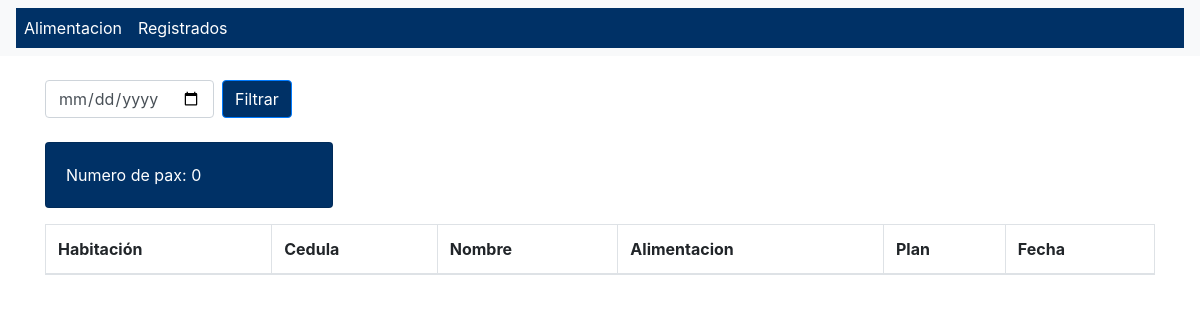
The app's page /mostrar_personas_seleccionadas/, older data.
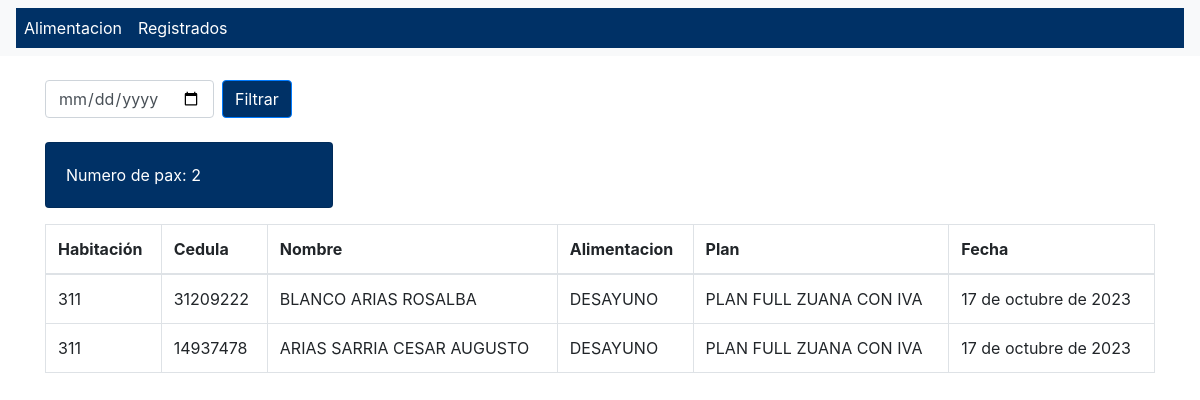
The same page, newer data.
### huespedapp/models.py (models this page shows, shortened)
class PersonaSeleccionada(models.Model):
    habitacion = models.CharField(max_length=10)
    cedula = models.CharField(max_length=20)
    nombre = models.CharField(max_length=100)
    alimentacion = models.CharField(max_length=100)
    nom_plan = models.CharField(max_length=100)
    fecha_actual = models.DateField()
    class Meta:
        verbose_name_plural = "Personas Seleccionadas"

### huespedapp/views.py (the view)
# urls.py: path('mostrar_personas_seleccionadas/', views.mostrar_personas_seleccionadas, name='mostrar_personas_seleccionadas')
def mostrar_personas_seleccionadas(request):
    fecha_actual = datetime.now().date()
    if request.method == 'GET' and 'fecha' in request.GET:
        fecha = request.GET['fecha']
        try:
            fecha_actual = datetime.strptime(fecha, "%Y-%m-%d").date()
        except ValueError:
            pass
    personas_seleccionadas = PersonaSeleccionada.objects.filter(fecha_actual=fecha_actual)
    contador=len(PersonaSeleccionada.objects.filter(fecha_actual=fecha_actual))
    context = {
        'personas_seleccionadas': personas_seleccionadas,
        'fecha_actual': fecha_actual,
        'contador':contador
    }
    return render(request, 'mostrar_personas_seleccionadas.html', context)

### huespedapp/templates/mostrar_personas_seleccionadas.html (shortened to what this page needs)
<!DOCTYPE html>
<html>
<head>
    <link rel="stylesheet" href="https://stackpath.bootstrapcdn.com/bootstrap/4.5.2/css/bootstrap.min.css">
</head>
<body>
   {% include 'nav.html' %}
<br>
   <br>
   <br>
    <div class="container">
      <form method="get" class="form-inline">
    <div class="form-group mr-2">
        <input type="date" name="fecha" class="form-control" placeholder="{{fecha_actual}}" value="{{ fecha_actual }}">
    </div>
    <button type="submit" class="btn btn-primary" style="background-color: #003166;">Filtrar</button>
</form>
        <br>
        <div class="card mb-3" style="max-width: 18rem; background-color: #003166;">
        <div class="card-body">
            <p class="card-text" style="color: white;">Numero de pax: {{ contador }}</p>
        </div>
    </div>
        <div class="table-responsive">
         <table class="table table-bordered">
            <thead>
                <tr>
                    <th>Habitación</th>
                    <th>Cedula</th>
                    <th>Nombre</th>
                    <th>Alimentacion</th>
                    <th>Plan</th>
                    <th>Fecha</th>
                </tr>
            </thead>
            <tbody>
                {% for persona in personas_seleccionadas %}
                <tr>
                    <td>{{ persona.habitacion }}</td>
                    <td>{{ persona.cedula }}</td>
                    <td>{{ persona.nombre }}</td>
                    <td>{{ persona.alimentacion }}</td>
                    <td>{{ persona.nom_plan }}</td>
                    <td>{{ persona.fecha_actual }}</td>
                </tr>
                {% endfor %}
            </tbody>
        </table>
</div>
    </div>
</body>
</html>

### huespedapp/templates/nav.html
{%load static%}
<nav class="navbar navbar-expand-lg navbar-light bg-light fixed-top">
     <div class="collapse navbar-collapse" id="navbarNav" style="background-color: #003166;">
            <ul class="navbar-nav">
                <li class="nav-item">
                    <a class="nav-link" href="{% url 'mostrar_personas' %}" style="color:white">Alimentacion</a>
                </li>
                <li class="nav-item">
                    <a class="nav-link" href="{% url 'mostrar_personas_seleccionadas' %}" style="color:white">Registrados </a>
                </li>
            </ul>
        </div>
    </nav>

Row changes from the older to the newer data that the page shows:
added PersonaSeleccionada: habitacion "311", cedula "31209222", nombre "BLANCO ARIAS ROSALBA", alimentacion "DESAYUNO", nom_plan "PLAN FULL ZUANA CON IVA", fecha_actual "17 de octubre de 2023"
added PersonaSeleccionada: habitacion "311", cedula "14937478", nombre "ARIAS SARRIA CESAR AUGUSTO", alimentacion "DESAYUNO", nom_plan "PLAN FULL ZUANA CON IVA", fecha_actual "17 de octubre de 2023"
Text that changed along with them:
{{ contador }}: "0" → "2"
